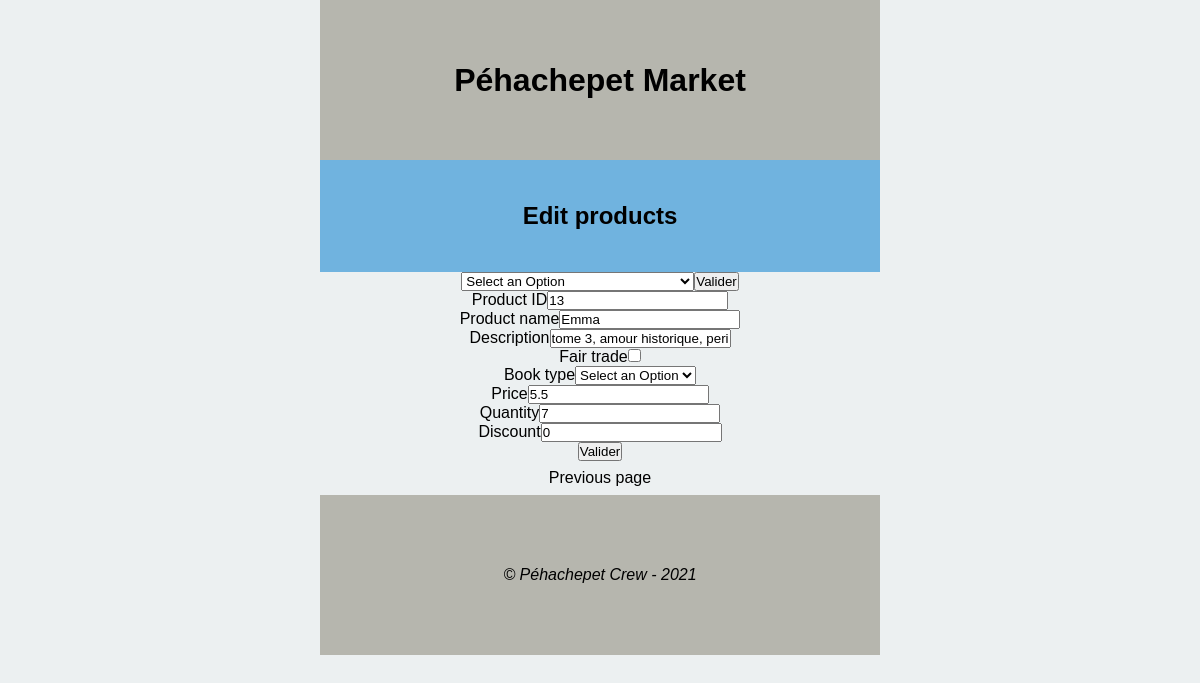
The app's page /admin/update.php?list=13, older data.
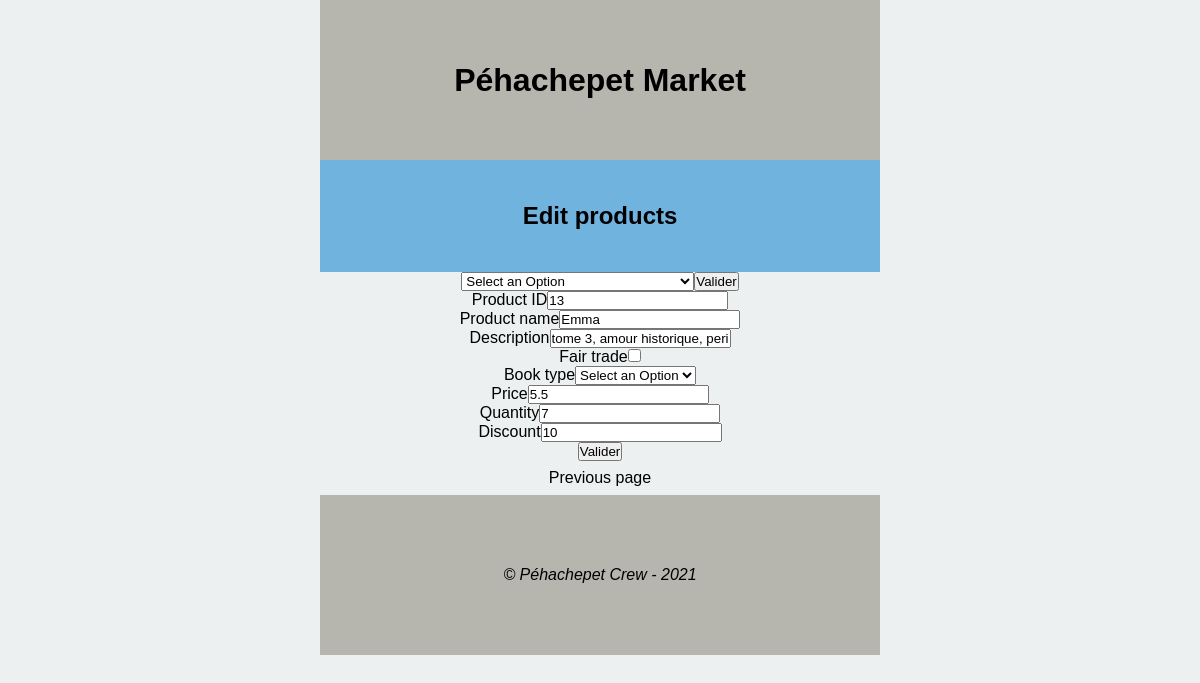
The same page, newer data.
### tables this page shows
CREATE TABLE Product (
    idProduct       INT  (3)  PRIMARY KEY,
    nameProduct     CHAR (50) NOT NULL,
    description     TEXT (200),
    fairtrade       BOOLEAN      NOT NULL,
    typeId          INT  (3)  NOT NULL,
    price           FLOAT(5)  NOT NULL,
    stock           INT  (3)  NOT NULL,
    discount        INT (2),
    FOREIGN KEY (typeId)  REFERENCES CategorieProd (typeId)
);

### admin/update.php (the view, shortened to what this page needs)
<?php
    try{
        require("../included/dbconnect.php");
        require("../misc/formbuilder.php");
        $form = new formbuilder();
        $booksTable="";
        $bookTypes="";
        $idProduct = "";
        $nameProduct ="" ;
        $description = "";
        $price = "";
        $stock = "";
        $typeId ="";
        $fairtrade ="";
        $discount ="";
        $sql = "SELECT * FROM Product ";
        $result = $dbh->query($sql);
        while ( ($entry = $result->fetch(PDO::FETCH_GROUP)) != FALSE) {
            $booksTable .= '<option value='.$entry['idProduct'].'>'.$entry['nameProduct'].'</option>';
        }
        $sql = "SELECT name, typeId FROM CategorieProd";
        $result = $dbh->query($sql);
        while ( ($oneType = $result->fetch(PDO::FETCH_ASSOC)) != FALSE) {
            $bookTypes .= '<option value ='.$oneType['typeId'].' >' .$oneType['name']. '</option>';
        };
    }catch(Exception $e){
        echo '<!DOCTYPE html>';
        echo '<html lang="fr"><head>';
        echo '<meta charset="utf-8">';
        echo '<title>Problème rencontré</title>';
        echo '</head><body>';
        echo '</body></html>';
        die;
    }
?>
<!DOCTYPE html>
<html lang="fr">
    <head>
        <link rel="stylesheet" type="text/css" href="../css/styles.css">
    </head>
    <body>
        <main>
            <article>
                <header class="sub-banner">
                    <h2>Edit products</h2>
                </header>
                <section>
                    <div class="operation">
                        <?php
                            echo $form->getSelect($booksTable);
                            $selectedBook = (string)filter_input(INPUT_GET,'list',FILTER_SANITIZE_FULL_SPECIAL_CHARS);
                            $sql = "SELECT * FROM Product WHERE idProduct='$selectedBook'";
                            $result = $dbh->query($sql);
                            while ( ($entry = $result->fetch(PDO::FETCH_GROUP)) != FALSE) {
                                $idProduct .= $entry['idProduct'];
                                $nameProduct .= $entry['nameProduct'];
                                $description .= $entry['description'];
                                $price .= $entry['price'];
                                $stock .= $entry['stock'];
                                $typeId .= $entry['typeId'];
                                $fairtrade .= $entry['fairtrade'];
                                $discount .= $entry['discount'];
                            }
                            echo $form->editBook($bookTypes, $idProduct,$nameProduct,$description,$fairtrade,$typeId,$price,$stock,$discount);
                        ?>
                    </div>
                </section>
                <ul>
                    <li class="back"><a href="../admin.php">Previous page</a></li>
                </ul>
            </article>
        </main>
    </body>
</html>

### misc/formbuilder.php (shortened to what this page needs)
<?php
class formBuilder{
    public function getSelect($list){
        $output = "";
            $output .= "<form action='' method='GET'>";
            $output .= "<select name= 'list' >";
            $output .= "<option value='none' selected disabled hidden>Select an Option</option>";
            $output .= "echo $list;";
            $output .= "</select>";
            $output .=  "<button type='submit'>Valider</button>";
            $output .=  "</form>";
       return $output;
    }
    public function editBook($typesTable, $idProduct,$nameProduct,$description,$fairtrade,$typeId,$price,$stock,$discount){
        $output = "";
        $output .= "<form action='' method='POST'>";
        $output .= "<label for='idProduct'>Product ID</label><input type='text' id='' name='idProduct' value='$idProduct' required><br>";
        $output .= "<label for='nameProduct'>Product name</label><input type='text' id='' name='nameProduct' value='$nameProduct' required><br>";
        $output .= "<label for='description'>Description</label><input type='text' id='' name='description' value='$description' required><br>";
        if($fairtrade!=0){
            $output .= "<label for='fairtrade'>Fair trade</label><input type='checkbox' id='' name='fairtrade' checked><br>";
        }else{
            $output .= "<label for='fairtrade'>Fair trade</label><input type='checkbox' id='' name='fairtrade'><br>";
        }
        $output .= "<label for='types'>Book type</label><select name='types' value='$typeId'>";
        $output .= "<option value='none' selected disabled hidden>Select an Option</option>";
        $output .= "echo $typesTable";
        $output .= "</select><br>";
        $output .= "<label for='stock'>Price</label><input type='text' id='' name='price' value='$price' required><br>";
        $output .= "<label for='stock'>Quantity</label><input type='text' id='' name='stock' value='$stock'  required><br>";
        $output .= "<label for='discount'>Discount</label><input type='text' id='' name='discount' value='$discount' ><br>";
        $output .=  "<button type='submit'>Valider</button>";
        $output .=  "</form>";
       return $output;
    }
}
?>

Row changes from the older to the newer data that the page shows:
changed product "Emma": discount "0" → "10"
